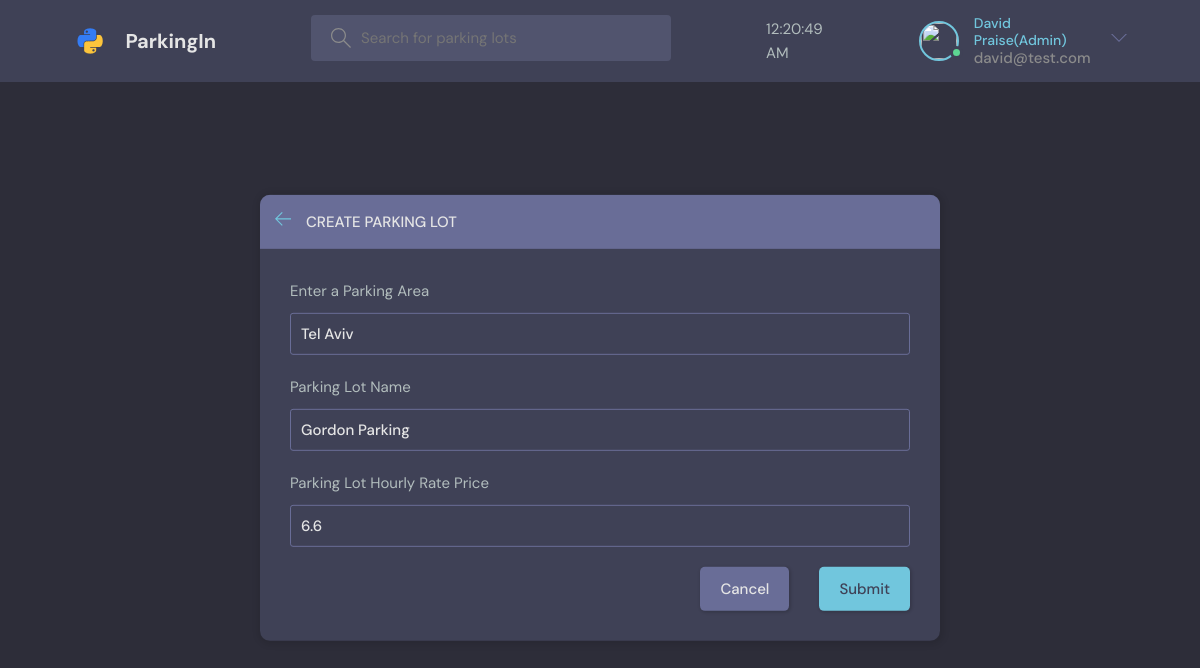
The page /ParkingIn/update-lot/8/ (signed in) on the database its author committed.
### parking/models.py (models this page shows, shortened)
class User(AbstractUser):
    name = models.CharField(max_length=50, null=True)
    email = models.EmailField(unique=True, null=True)
    car_num = models.CharField(unique=False, null=True, max_length=10)
    avater = models.ImageField(null=True, default="avatar.svg")
    balance = models.FloatField(null=True, default=0)
    USERNAME_FIELD = 'email'
    REQUIRED_FIELDS = []

class ParkingLot(models.Model):
    admin = models.ForeignKey(User, on_delete=models.SET_NULL, null=True)
    lot_type = models.ForeignKey(LotType, on_delete=models.SET_NULL, null=True)
    name = models.CharField(max_length=50)
    price = models.FloatField(null=True)
    users = models.ManyToManyField(User, related_name='users', blank=True)
    updated = models.DateTimeField(auto_now=True)
    created = models.DateTimeField(auto_now_add=True)

class LotType(models.Model):
    name = models.CharField(max_length=200)
    price = models.FloatField(null=True)
    def __str__(self):
        return self.name

### parking/views.py (the view, shortened to what this page needs)
# urls.py: path('update-lot/<str:pk>/', views.updateParkinglot, name="update-lot"),
@login_required(login_url='parking-login')
def updateParkinglot(request, pk):
    parkinglot = ParkingLot.objects.get(id=pk)
    form = ParkingLotForm(instance=parkinglot)
    lot_types = LotType.objects.all()
    if request.user != parkinglot.admin:
        return HttpResponse('Insufficient Permission')
    context = {'form': form, 'lot_types': lot_types, 'parkinglot': parkinglot}
    return render(request, 'lot_form.html', context)

### parking/forms.py
class ParkingLotForm(ModelForm):
    class Meta:
        model = ParkingLot
        fields = '__all__'
        exclude = ['admin', 'users']

### parking/templates/lot_form.html (shortened to what this page needs)
{% extends 'parking_base.html' %}
{% block content %}
<main class="create-room layout">
  <div class="container">
    <div class="layout__box">
      <div class="layout__boxHeader">
        <div class="layout__boxTitle">
          <a href="{{request.META.HTTP_REFERER}}">
            <svg version="1.1" xmlns="http://www.w3.org/2000/svg" width="32" height="32" viewBox="0 0 32 32">
              <title>arrow-left</title>
              <path
                d="M13.723 2.286l-13.723 13.714 13.719 13.714 1.616-1.611-10.96-10.96h27.625v-2.286h-27.625l10.965-10.965-1.616-1.607z">
              </path>
            </svg>
          </a>
          {% if request.page == 'create-parking-lot' %}
          <h3>Create Parking Lot</h3>
          {% else %}
          <h3>Create Parking Lot</h3>
          {% endif %}
        </div>
      </div>
      <div class="layout__body">
        <form class="form" action="" method="POST">
          <div class="form__group">
            <label for="room_topic">Enter a Parking Area</label>
            <input required type="text" value="{{parkinglot.lot_type}}" name="lot_type" list="topic-list" />
          </div>
          <div class="form__group">
            <label for="name">Parking Lot Name</label>
            {{form.name}}
          </div>
          <div class="form__group">
            <label for="price">Parking Lot Hourly Rate Price</label>
            {{form.price}}
          </div>
          <div class="form__action">
            <a class="btn btn--dark" href="{{request.META.HTTP_REFERER}}">Cancel</a>
            <button class="btn btn--main" type="submit">Submit</button>
          </div>
        </form>
      </div>
    </div>
  </div>
</main>
{% endblock content %}

### templates/parking_navbar.html (shortened to what this page needs)
{% load static %}
<header class="header header--loggedIn">
    <div class="container">
        <a href="{% url 'parking-home' %}" class="header__logo">
            <img src="{% static 'images/logo.svg' %}" />
            <h1>ParkingIn</h1>
        </a>
        <form class="header__search" method="GET" action="{% url 'parking-home' %}">
            <label>
                <input name="q" placeholder="Search for parking lots" />
            </label>
        </form>
        <div class="container" id = "clock" onload="currentTime()"></div>
        <nav class="header__menu">
            {% if request.user.is_authenticated %}
                {% if request.user.is_superuser %}
                <div class="header__user">
                    <a href="{% url 'my-tickets' user.id %}">
                        <div class="avatar avatar--medium active">
                            <img src="{{request.user.avatar.url}}" />
                        </div>
                        <p><span>{{request.user.name}}(Admin)</span>{{request.user.email}}</p>
                    </a>
                    <button class="dropdown-button">
                        <svg version="1.1" xmlns="http://www.w3.org/2000/svg" width="32" height="32" viewBox="0 0 32 32">
                            <title>chevron-down</title>
                            <path d="M16 21l-13-13h-3l16 16 16-16h-3l-13 13z"></path>
                        </svg>
                    </button>
                </div>
                {% endif %}
            {% else %}
            <a href="{% url 'parking-login' %}">
                <img src="{% static 'images/avatar.svg' %}" />
                <p>Login</p>
            </a>
            {% endif %}
        </nav>
    </div>
</header>

### rows shown on the page
User: user.name "David Praise", user.email "david@test.com"
ParkingLot: lot_type "Tel Aviv", name "Gordon Parking", price "6.6"
